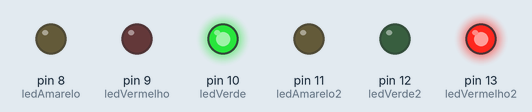
This sketch was run on a simulated Arduino Uno, built with avr-gcc and run on an emulated ATmega328P. On the bench: output pins drawn as LEDs (lit = HIGH).

Above: at 1.1 s.
At 6.1 s:
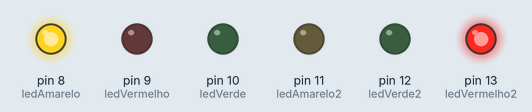
At 8.1 s:
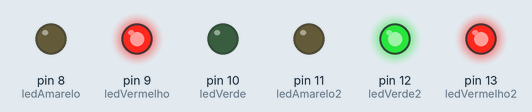
At 10.1 s:
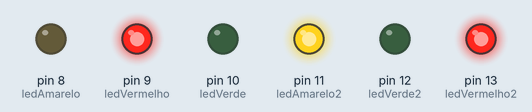
At 17.1 s:
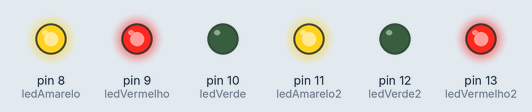
At 34.1 s:
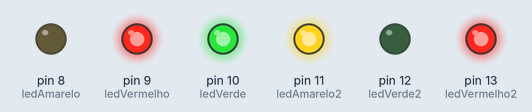
Timing chart, 0 to 40.0 s (numbered marks = the images above):
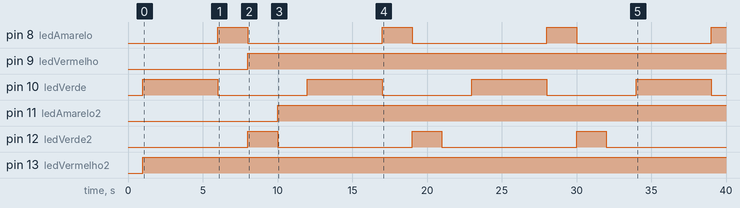

The sketch:

Led_07_02.ino
```cpp
//Declaração das variáveis que representam os pinos dos leds
int ledAmarelo = 8;
int ledVermelho = 9;
int ledVerde = 10;

//Declaração das variáveis que representam os pinos dos leds
int ledAmarelo2 = 11;
int ledVermelho2 = 13;
int ledVerde2 = 12;

void setup() {
  //Definindo os tipos dos pinos
  pinMode(ledAmarelo, OUTPUT);
  pinMode(ledVermelho, OUTPUT);
  pinMode(ledVerde, OUTPUT);

  //Definindo os tipos dos pinos
  pinMode(ledAmarelo2, OUTPUT);
  pinMode(ledVermelho2, OUTPUT);
  pinMode(ledVerde2, OUTPUT);

  delay(1000);
}

void loop() {
  digitalWrite(ledVerde, HIGH);
  digitalWrite(ledVermelho2, HIGH);
  delay(5000);

  digitalWrite(ledAmarelo, HIGH);
  digitalWrite(ledVerde, LOW);
  delay(2000);

  digitalWrite(ledVerde2, HIGH);
  digitalWrite(ledVermelho, HIGH);
  digitalWrite(ledVerde, LOW);
  digitalWrite(ledAmarelo, LOW);
  delay(2000);

  digitalWrite(ledAmarelo2, HIGH);
  digitalWrite(ledVerde2, LOW);
  delay(2000);
}
```

Measured:
- by itself, pin 8 (ledAmarelo), pin 12 (ledVerde2): alternates HIGH for 2.0 s and LOW for 9.0 s
- by itself, pin 9 (ledVermelho): LOW → HIGH at 8.0 s
- by itself, pin 10 (ledVerde): alternates HIGH for 5.0 s and LOW for 6.0 s
- by itself, pin 11 (ledAmarelo2): LOW → HIGH at 10.0 s
- by itself, pin 13 (ledVermelho2): LOW → HIGH at 1.0 s
